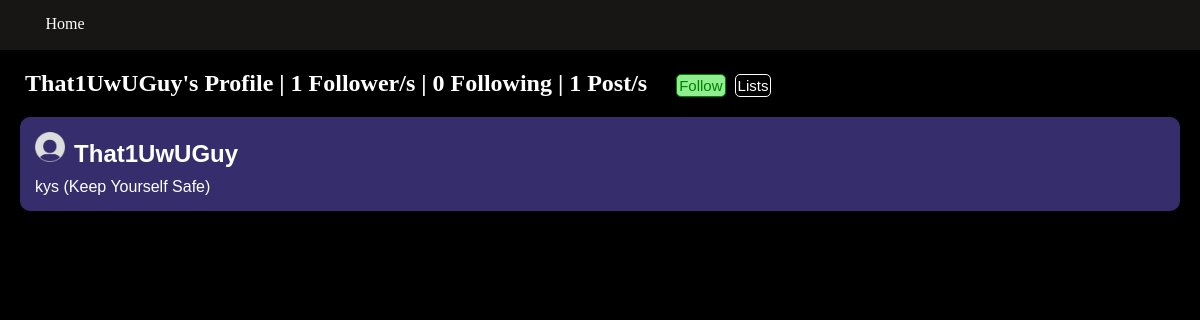
The app's page /twitter/user/That1UwUGuy (signed in) with its own data.
### twitter/models.py (models this page shows, shortened)
class User2(models.Model): #don't delete follows or user2s manually, because you have to delete the user follow and user2 all in one or itll break
    username = models.CharField(max_length = 200)
    password = models.CharField(max_length = 200, default = "password")
    profile_picture = models.ImageField(upload_to = "media/twitter/", default = "static/twitter/default.png")
    following = models.ManyToManyField(FollowObj, related_name="follow_account")
    bookmarks = models.ManyToManyField('Post', related_name="bookmarked_post") #if you want to define a relationship between two objects you can just use a string for the object name
    followers = models.IntegerField(default = 0)
    followingNum = models.IntegerField(default = 0)
    savedlists = models.ManyToManyField('PostList', related_name="saved_list")
    ownlists = models.ManyToManyField('PostList', related_name="own_list")
    posts = models.IntegerField(default = 0)
    notificationlist = models.ManyToManyField('Notification', related_name="notifications")
    def __str__(self):
        return self.username

class Post(models.Model):
    text = models.CharField(max_length=200)
    pub_date = models.DateTimeField("date published")
    user = models.ForeignKey(User2, on_delete=models.PROTECT)
    likes = models.IntegerField(default = 0)
    likedBy = models.ManyToManyField(User2, related_name="post_like")
    commentsCount = models.IntegerField(default = 0)

### twitter/views.py (the view)
# urls.py: path("user/<str:username>", views.ProfileView, name = "profile"),
def ProfileView(request, username):
    tempUser = get_object_or_404(User2, username=username)
    currUser = get_object_or_404(User2, username=request.user.username)
    followed = False
    tempFollow = get_object_or_404(FollowObj, username=username)
    if currUser.following.filter(username=username).exists():
        followed = True
    post_list = Post.objects.filter(user = tempUser).order_by("-pub_date")
    context = {"post_list": post_list, "username": username, "followed": followed, "user": tempUser}
    return render(request, "twitter/profile.html", context)

### twitter/templates/twitter/profile.html (shortened to what this page needs)
<!DOCTYPE html>
<html lang="en">
<head>
    {%load static %}
    <link rel = "stylesheet" href = "{% static 'twitter/css/profile.css' %}">
</head>
<body>
    <div class = "navbar">
        <a href = "{% url 'home' %}"><div class = "homebutton">
            Home
        </div></a>
    </div>
    <h2>{{ username }}'s Profile | {{user.followers}} Follower/s | {{user.followingNum}} Following | {{user.posts}} Post/s </h2>
    <form action="/twitter/follow/{{username}}" method = "POST">
        {% if followed %}
            <button class = "followedbutton pointer" type = "submit">Follow</button>
        {% else %}
            <button class = "followbutton pointer" type = "submit">Follow</button>
        {% endif %}
    </form>
    <a href = "{% url 'lists' username=username %}" class = "listbutton">Lists</a>
    <div class = "postbox">
        {% if post_list %}
            {% for post in post_list %}
                <div class = "post">
                    {% load static %}
                    <img src = "{% static 'twitter/images/default.png' %}", width = 30px, height = 30px>
                    <h2>{{post.user}}</h2> <br>
                    <a href = "{% url 'post' pk=post.pk %}"><span>{{post.text}}</span></a>
                </div>
            {% endfor %}
        {% else %}
            <p>No Posts Available</p>
        {% endif %}
    </div>
</body>
</html>

### twitter/static/twitter/css/profile.css (style rules this page uses)
h2 { color:white; margin:25px; margin-top:70px; margin-bottom:10px; display:inline-block; }
form { display:inline-block; }
.pointer { cursor: pointer; }
.followedbutton { padding: 2px; font-size:15px; border-radius:5px; color:green; border: solid 1px green; background-color:lightgreen; font-family:'Trebuchet MS', 'Lucida Sans Unicode', 'Lucida Grande', 'Lucida Sans', Arial, sans-serif; }
.post { border-radius: 10px; padding:15px; margin:20px; margin-bottom:10px; margin-top:10px; margin-bottom:5px; color:white; background-color:rgb(54, 46, 108); }
.postbox { margin-top:5px; }
body { background-color:black; padding:0.1px; }
.post h2 { font-family:'Trebuchet MS', 'Lucida Sans Unicode', 'Lucida Grande', 'Lucida Sans', Arial, sans-serif; display:inline; margin-left: 5px; }
.post span { font-family:'Trebuchet MS', 'Lucida Sans Unicode', 'Lucida Grande', 'Lucida Sans', Arial, sans-serif; margin-top:10px; display:block; }
* { margin:0; padding:0; }
.navbar { position:fixed; width:100%; height:50px; background-color:rgb(24, 21, 21); top:0px; }
.homebutton { padding:5px; height:20px; margin:10px; border-radius:10px; text-align:center; width:100px; color:white; }
a { text-decoration:none; color:white; }
.listbutton { border: solid 1px white; color:white; padding: 2px; font-size:15px; border-radius:5px; font-family:'Trebuchet MS', 'Lucida Sans Unicode', 'Lucida Grande', 'Lucida Sans', Arial, sans-serif; margin-left:5px; }

### records on screen
User2: followers "1", followingNum "0", posts "1"
Post: user "That1UwUGuy", text "kys (Keep Yourself Safe)"

### other values on screen
{{ username }} "That1UwUGuy"
